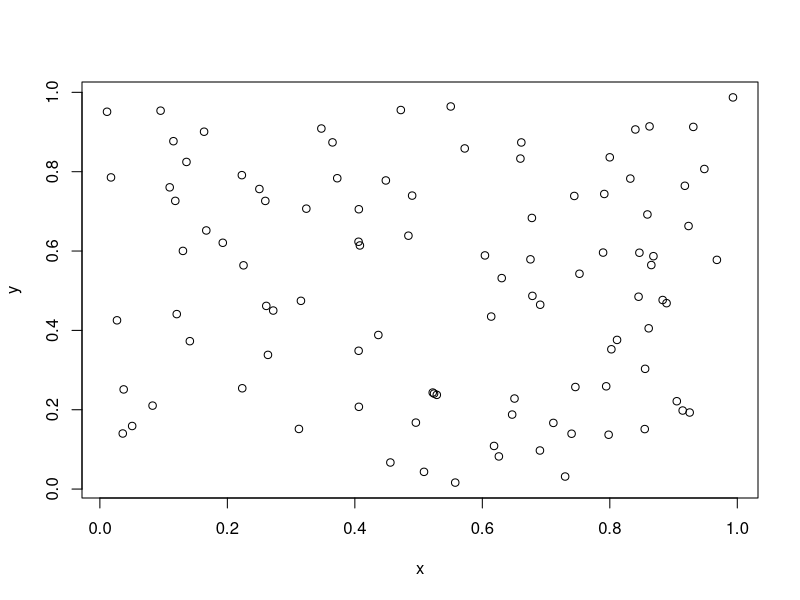

Source code (R):
## ---- chunk 1
x <- runif(100)
y <- runif(100)
plot(x, y)
